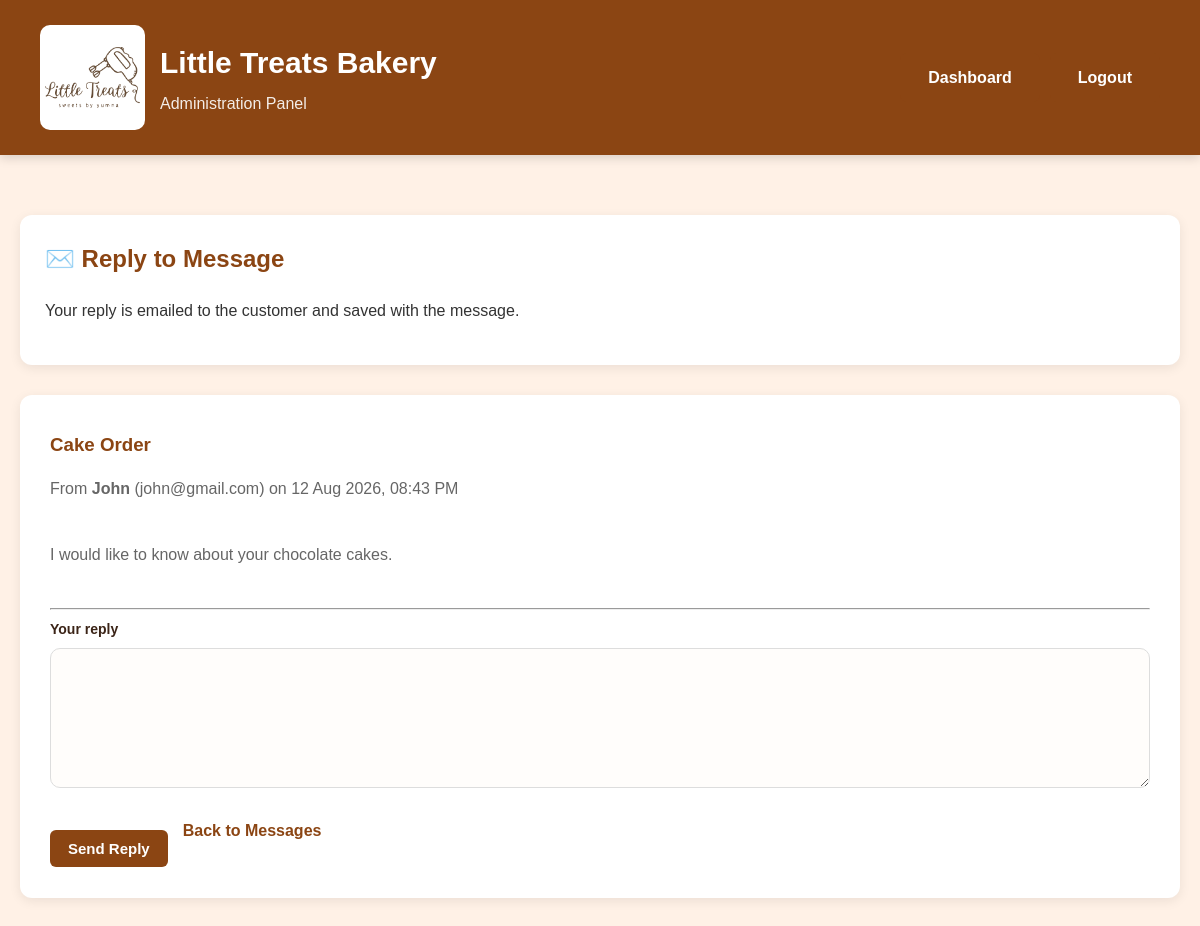
The app's page /admin/reply_message.php?id=2 (signed in) with its own data.
### tables this page shows
CREATE TABLE `contact_messages` (
  `message_id` int(11) NOT NULL,
  `name` varchar(100) NOT NULL,
  `email` varchar(150) NOT NULL,
  `subject` varchar(200) NOT NULL,
  `message` text NOT NULL,
  `status` varchar(20) NOT NULL DEFAULT 'Unread',
  `created_at` timestamp NOT NULL DEFAULT current_timestamp()
);

### includes/security.php (called while the page is built, shortened)
<?php
function e($value): string
{
    return htmlspecialchars((string) $value, ENT_QUOTES, "UTF-8");
}
function db_select(
    mysqli $conn,
    string $sql,
    string $types = "",
    array $params = []
): mysqli_result {
    $stmt = $conn->prepare($sql);
    if ($types !== "") {
        $stmt->bind_param($types, ...$params);
    }
    $stmt->execute();
    $result = $stmt->get_result();
    return $result;
}

### admin/reply_message.php (the view, shortened to what this page needs)
<?php
require_once __DIR__ . "/admin_auth.php";
$message_id = (int) ($_GET["id"] ?? $_POST["id"] ?? 0);
$row = db_select(
    $conn,
    "SELECT * FROM contact_messages WHERE message_id = ?",
    "i",
    [$message_id]
)->fetch_assoc();
?><!DOCTYPE html>
<html lang="en">
<head>
    <link rel="stylesheet" href="../assets/css/style.css">
</head>
<body>
<?php include __DIR__ . "/../includes/admin_header.php"; ?>
<main id="main-content" class="admin-container">
    <div class="admin-welcome">
        <h2>✉️ Reply to Message</h2>
        <p>Your reply is emailed to the customer and saved with the message.</p>
    </div>
    <div class="admin-card">
        <h3><?php echo e($row["subject"]); ?></h3>
        <p>
            From <strong><?php echo e($row["name"]); ?></strong>
            (<?php echo e($row["email"]); ?>)
            on <?php echo e(date("d M Y, h:i A", strtotime($row["created_at"]))); ?>
        </p>
        <p><?php echo nl2br(e($row["message"])); ?></p>
        <hr>
        <form method="POST">
            <div class="form-group">
                <label for="reply">Your reply</label>
                <textarea id="reply" name="reply" rows="7" maxlength="3000" required></textarea>
            </div>
            <div class="admin-form-actions">
                <button type="submit" class="admin-button">Send Reply</button>
                <a href="contact_messages.php" class="back-link">Back to Messages</a>
            </div>
        </form>
    </div>
</main>
</body>
</html>

### records on screen
contact_messages: subject "Cake Order", name "John", email "john@gmail.com", created_at "12 Aug 2026, 08:43 PM", message "I would like to know about your chocolate cakes."

### other values on screen
$lt_admin_subtitle "Administration Panel"
